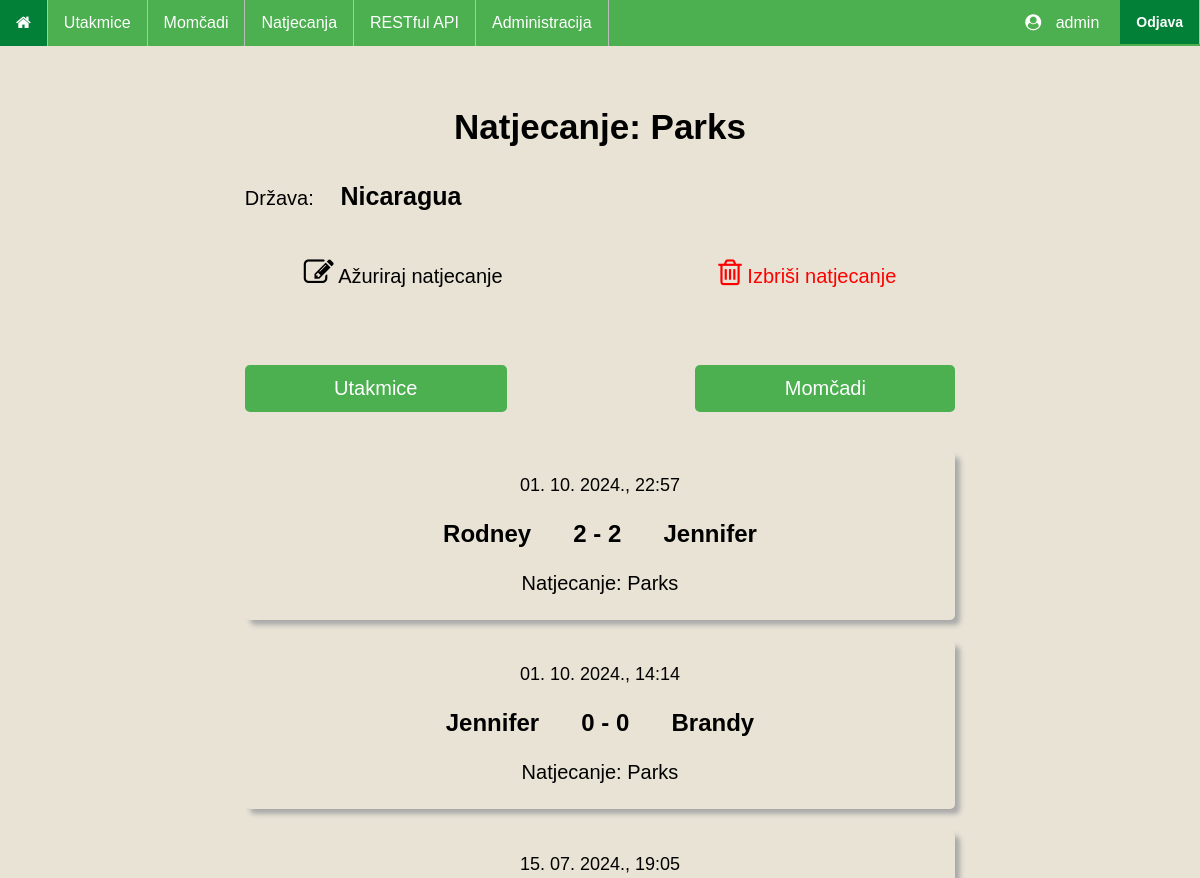
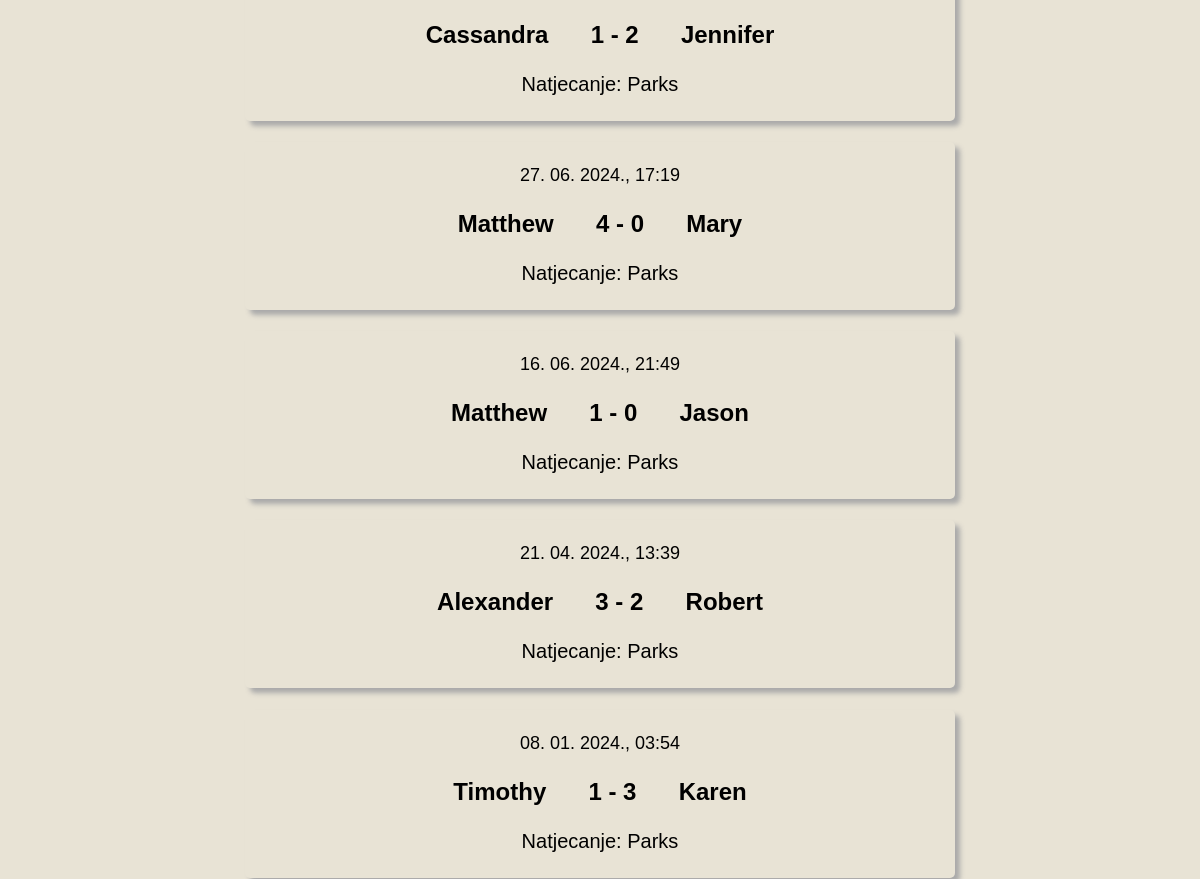
The app's page /competitions/30 (signed in), older data (2 pictures, top to bottom).
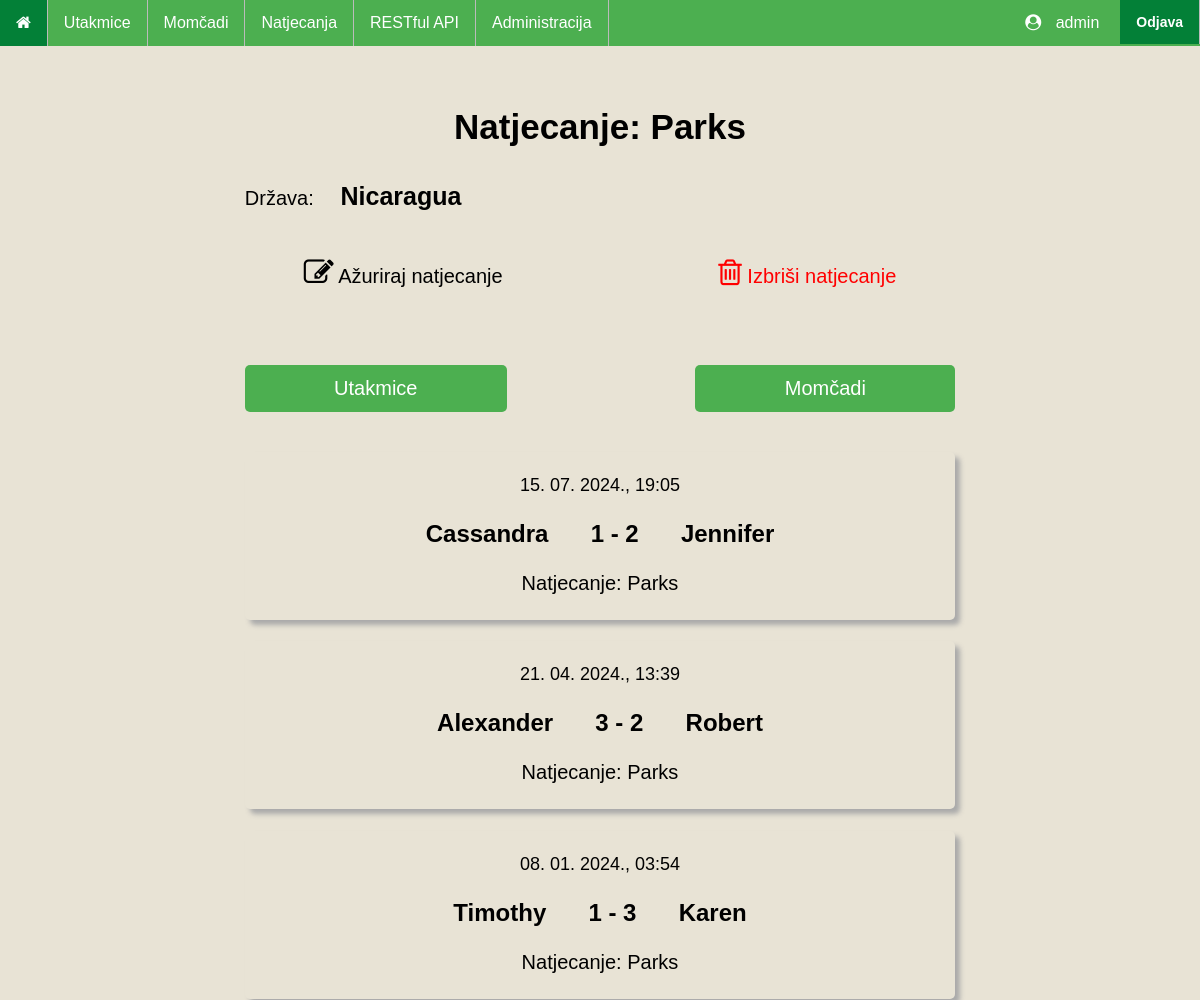
The same page, newer data.
### main/models.py (models this page shows, shortened)
class Competition(models.Model):
    competition_name = models.CharField(max_length=50)
    competition_country = models.CharField(max_length=30)
    competition_teams = models.ManyToManyField(Team)
    def __str__(self):
        return self.competition_name

class Match(models.Model):
    match_date = models.DateTimeField('Datum utakmice')
    match_stadium = models.TextField()
    match_competition = models.ForeignKey(Competition, on_delete=models.CASCADE, blank=True, null=True)
    match_team1 = models.ForeignKey(Team, on_delete=models.CASCADE, blank=True, null=True, related_name='team1')
    match_team2 = models.ForeignKey(Team, on_delete=models.CASCADE, blank=True, null=True, related_name='team2')
    match_score1 = models.IntegerField()
    match_score2 = models.IntegerField()

class Team(models.Model):
    team_name = models.CharField(max_length=50)
    team_stadium = models.TextField()
    team_country = models.CharField(max_length=30)
    def __str__(self):
        return '{}'.format(self.team_name)

### main/views.py (the view)
# urls.py: path('competitions/<pk>', CompetitionDetailed.as_view(), name='competitionDetails'),
class CompetitionDetailed(LoginRequiredMixin, DetailView):
    model = Competition
    template_name = 'main/competitionDetail.html'
    def get_context_data(self, *args, **kwargs):
        context = super(CompetitionDetailed, self).get_context_data(*args, **kwargs)
        context['matches_list'] = Match.objects.filter(match_competition__id = self.kwargs['pk']).order_by('-match_date')
        context['competition_teams'] = self.object.competition_teams.all()
        return context

### templates/main/competitionDetail.html (shortened to what this page needs)
{% extends "base_generic.html" %}
{% block content %}
    <h1>Natjecanje: {{ object.competition_name }}</h1>
    <p class="match_details">Država: <b>{{ object.competition_country }}</b></p>
    {% if request.user.is_superuser %}
    <p class="match_details grid-container" style="margin-top: 5%; margin-bottom: 1%;">
        <span>
            <a href="{% url 'editCompetition' object.id %}" style="color: black;">
                <i class="fa fa-edit" style="font-size: 30px; color:black;"></i>
                Ažuriraj natjecanje
            </a>
        </span>
        <span></span>
        <span>
            <a href="{% url 'deleteCompetition' object.id %}" style="color: red;"
                onclick="return confirm('Jeste li sigurni da želite obrisati natjecanje {{ object.competition_name }}?');"
            >
                <i class="fa fa-trash-o" style="font-size: 30px; color:red;"></i>
                Izbriši natjecanje
            </a>
        </span>
    </p>
    {% endif %}
    <br>
    <div class="description competition">
        <a href="#matches" onclick="openClose(1)">Utakmice</a>
        <span></span>
        <a href="#teams" onclick="openClose(2)">Momčadi</a>
    </div>
    <div class="competitionMatches">
    {% if matches_list %}
        {% for match in matches_list %}
            <a href="{% url 'matchDetails' match.id %}" class="match_link">
                <div class="match">
                    <p class="match_date"> {{ match.match_date|date:"d. m. Y., H:i" }} </p>
                    <p class="score">
                        {{ match.match_team1 }}
                    <span>
                        {{ match.match_score1 }} - {{ match.match_score2 }}
                    </span>
                        {{ match.match_team2 }}
                    </p>
                    <p class="match_competition">Natjecanje: {{ match.match_competition }} </p>
                </div>
            </a>
        {% endfor %}
    {% else %}
        <p class="description" style="text-align: center;">Nema odigranih utakmica</p>
    {% endif %}
    </div>
{% endblock %}

### templates/base_generic.html (shortened to what this page needs)
<!DOCTYPE html>
<html lang="hr">
<head>
    {% load static %}
    <link rel="stylesheet" type="text/css" href="{% static 'style.css' %}">
    <link rel="stylesheet" type="text/css" href="{% static 'matches.css' %}">
    <link rel="stylesheet" href="https://cdnjs.cloudflare.com/ajax/libs/font-awesome/4.7.0/css/font-awesome.min.css">
</head>
<body>
    <ul>
        <li><a href="/" title="Početna stranica"><i class="fa fa-home"></i></a></li>
        <li><a href="/matches/">Utakmice</a></li>
        <li><a href="/teams/">Momčadi</a></li>
        <li><a href="/competitions/">Natjecanja</a></li>
        <li><a href="/api/teams/">RESTful API</a></li>
        {% if request.user.is_superuser %}
            <li><a href="/adminDashboard/">Administracija</a></li>
        {% endif %}
        <li style="float:right">
            <form id="logout-form" method="post" action="{% url 'logout' %}">
                <button type="submit">Odjava</button>
            </form>
        </li>
        <li style="float:right" class="userProfile">
            <i class='fa fa-user-circle' style="margin-right: 10px;"></i> {{ user.username }}
        </li>
    </ul>
    <div class="content">
        {% block content %}
        {% endblock %}
    </div>
</body>
</html>

### main/static/style.css (style rules this page uses)
html { font-family: 'Franklin Gothic', 'Arial Narrow', Arial, sans-serif; background: #e8e3d5; }
h1 { text-align: center; font-size: 35px; margin-top: 15%; margin-bottom: 5%; }
ul { list-style-type: none; margin: 0; padding: 0; width: 100%; position: fixed; top: 0; left: 0; overflow: hidden; background-color: #4CAF50; color: white; }
li { float: left; border-right:1px solid #bbb; }
li a { display: block; color: white; text-align: center; padding: 14px 16px; text-decoration: none; }
.userProfile { padding: 14px 16px; border: none; margin-right: 5px; }
#logout-form { background: #4CAF50 !important; padding: 0 !important; }
#logout-form button { font-size: 14px; color: white; background: #038037 !important; padding: 14px 16px !important; border: none; font-weight: bold; display: block; margin: 0; text-decoration: none; cursor: pointer; }
.content { display: block; margin: 0 auto; width: 60%; margin-bottom: 8%; }
form { width: 100%; border-radius: 5px; padding: 20px; font-size: 20px; }

### main/static/matches.css (style rules this page uses)
.description { font-size: 20px; margin-top: 6%; }
.match { width: 100%; border-radius: 5px; box-shadow: 5px 5px 5px #aaaaaa; margin-top: 3%; padding-top: 5px; padding-bottom: 5px; font-size: 18px; }
.match_date, .match_competition, .score { width: 100%; text-align: center; }
.match_competition { font-size: 20px; }
.score { font-size: 24px; font-weight: bold; }
.score span, .score_details span { margin-left: 5%; margin-right: 5%; }
.match_link:link { text-decoration: none; color: black; background: none; }
.match_details { font-size: 20px; }
.match_details b { font-size: 25px; margin-left: 3%; }
.score_details a:link, .match_details a:link, h2 a:link { text-decoration: none; color: #4CAF50; }
.grid-container { display: grid; grid-template-columns: auto auto auto; gap: 10px; padding: 10px; }
.grid-container span { text-align: center; }
.competition { display: grid; grid-template-columns: auto auto auto; gap: 10px; }
.competition span { padding-top: 5px; padding-bottom: 5px; }
.description a:link, .description a:visited { background-color: #4CAF50; color: white; padding: 12px 5px; border-radius: 5px; text-align: center; text-decoration: none; display: inline-block; margin-bottom: 7%; }

Row changes from the older to the newer data that the page shows:
removed Match: match_date "01. 10. 2024., 22:57", match_team1 "Rodney", match_score1 "2", match_score2 "2", match_team2 "Jennifer", match_competition "Parks"
removed Match: match_date "01. 10. 2024., 14:14", match_team1 "Jennifer", match_score1 "0", match_score2 "0", match_team2 "Brandy", match_competition "Parks"
removed Match: match_date "27. 06. 2024., 17:19", match_team1 "Matthew", match_score1 "4", match_score2 "0", match_team2 "Mary", match_competition "Parks"
removed Match: match_date "16. 06. 2024., 21:49", match_team1 "Matthew", match_score1 "1", match_score2 "0", match_team2 "Jason", match_competition "Parks"
